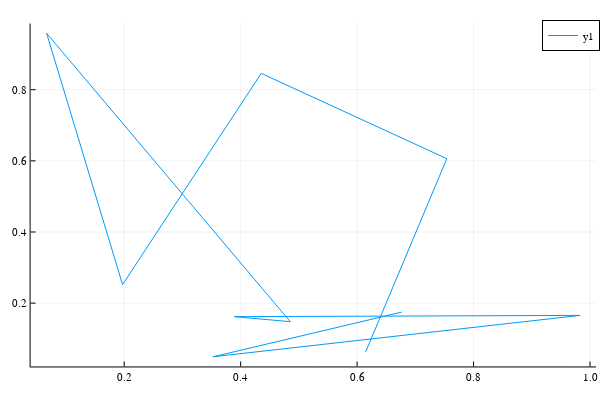

Notebook cell for this chart:
### Code cell
using Plots
plotly()

plot(rand(10),rand(10))

### Figure 1 — Plotly figure (JSON) as saved in the notebook; plotly's stock layout.template omitted (floating-point values rounded to 4 significant figures)
{"data": [{"colorbar": {"title": {"text": ""}}, "legendgroup": "y1", "line": {"color": "rgba(0, 154, 250, 1.000)", "dash": "solid", "shape": "linear", "width": 1}, "mode": "lines", "name": "y1", "showlegend": true, "type": "scatter", "x": [0.6765, 0.3527, 0.9829, 0.3891, 0.4852, 0.06671, 0.1972, 0.4353, 0.7541, 0.6147], "xaxis": "x", "y": [0.1746, 0.04927, 0.1655, 0.162, 0.1479, 0.9587, 0.252, 0.846, 0.6061, 0.06275], "yaxis": "y", "zmax": null, "zmin": null}], "layout": {"annotations": [], "height": 400, "legend": {"bgcolor": "rgba(255, 255, 255, 1.000)", "bordercolor": "rgba(0, 0, 0, 1)", "borderwidth": 1, "font": {"color": "rgba(0, 0, 0, 1)", "family": "sans-serif", "size": 11}, "title": {"font": {"color": "rgba(0, 0, 0, 1)", "family": "sans-serif", "size": 15}, "text": ""}, "tracegroupgap": 0, "traceorder": "normal", "x": 1, "xanchor": "auto", "y": 1, "yanchor": "auto"}, "margin": {"b": 20, "l": 0, "r": 0, "t": 20}, "paper_bgcolor": "rgba(255, 255, 255, 1.000)", "plot_bgcolor": "rgba(255, 255, 255, 1.000)", "showlegend": true, "width": 600, "xaxis": {"anchor": "y", "domain": [0.05101, 0.9934], "gridcolor": "rgba(0, 0, 0, 0.1)", "gridwidth": 0.5, "linecolor": "rgba(0, 0, 0, 1)", "mirror": false, "range": [0.03922, 1.01], "showgrid": true, "showline": true, "showticklabels": true, "tickangle": 0, "tickcolor": "rgb(0, 0, 0)", "tickfont": {"color": "rgba(0, 0, 0, 1)", "family": "sans-serif", "size": 11}, "tickmode": "array", "ticks": "inside", "ticktext": ["0.2", "0.4", "0.6", "0.8", "1.0"], "tickvals": [0.2, 0.4, 0.6, 0.8, 1], "title": {"font": {"color": "rgba(0, 0, 0, 1)", "family": "sans-serif", "size": 15}, "text": ""}, "type": "linear", "visible": true, "zeroline": false, "zerolinecolor": "rgba(0, 0, 0, 1)"}, "yaxis": {"anchor": "x", "domain": [0.03762, 0.9902], "gridcolor": "rgba(0, 0, 0, 0.1)", "gridwidth": 0.5, "linecolor": "rgba(0, 0, 0, 1)", "mirror": false, "range": [0.02199, 0.986], "showgrid": true, "showline": true, "showticklabels": true, "tickangle": 0, "tickcolor": "rgb(0, 0, 0)", "tickfont": {"color": "rgba(0, 0, 0, 1)", "family": "sans-serif", "size": 11}, "tickmode": "array", "ticks": "inside", "ticktext": ["0.2", "0.4", "0.6", "0.8"], "tickvals": [0.2, 0.4, 0.6, 0.8], "title": {"font": {"color": "rgba(0, 0, 0, 1)", "family": "sans-serif", "size": 15}, "text": ""}, "type": "linear", "visible": true, "zeroline": false, "zerolinecolor": "rgba(0, 0, 0, 1)"}}}
